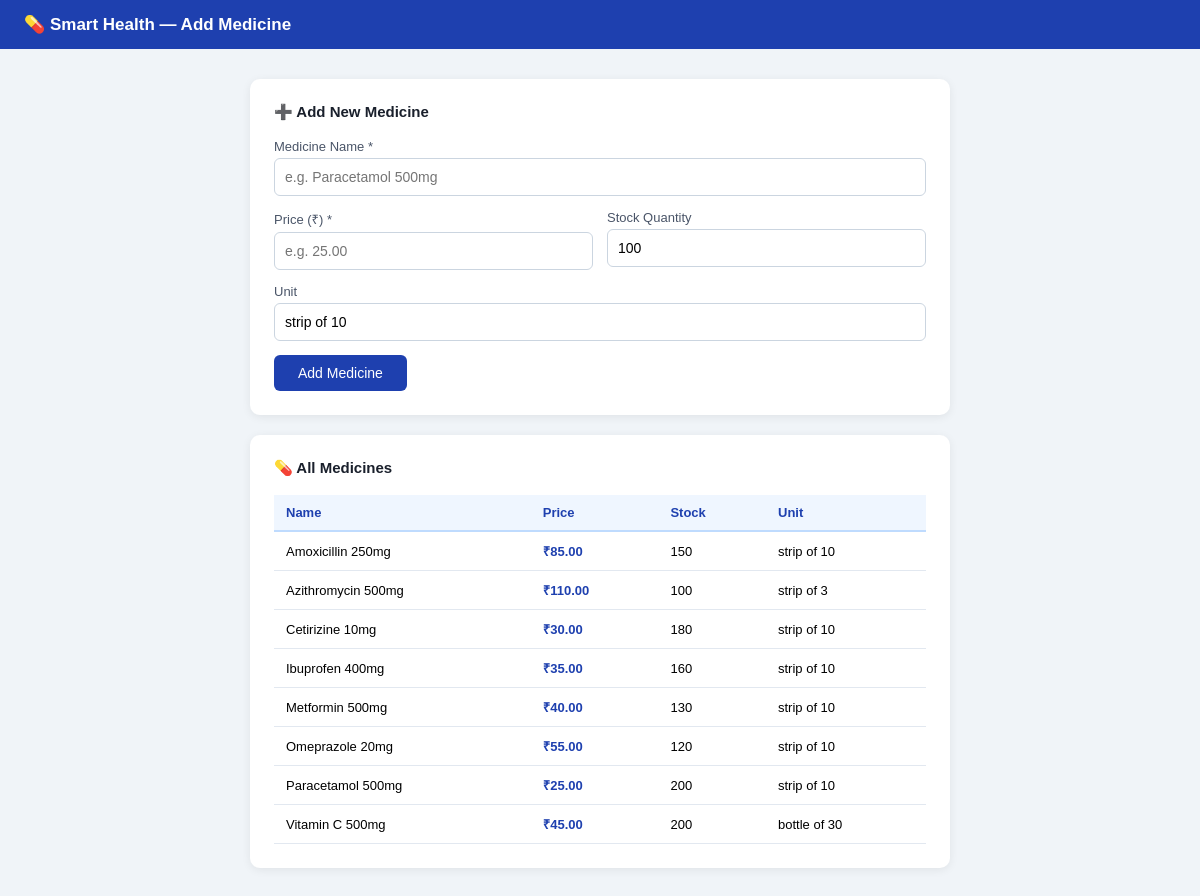
Screenshot of /admin/add_medicine.php with the database file from the repository.
### tables this page shows
CREATE TABLE `medicines` (
  `id` int(11) NOT NULL,
  `name` varchar(100) NOT NULL,
  `price` decimal(8,2) NOT NULL,
  `stock` int(11) DEFAULT 100,
  `unit` varchar(30) DEFAULT 'strip'
);

### admin/add_medicine.php (the view, shortened to what this page needs)
<?php
require_once "../config/db.php";
$meds = mysqli_query($conn, "SELECT * FROM medicines ORDER BY name");
?>
<!DOCTYPE html><html><head>
</head><body>
<div class="navbar">💊 Smart Health — Add Medicine</div>
<div class="content">
  <div class="card">
    <h2>➕ Add New Medicine</h2>
    <form method="POST">
      <label>Medicine Name *</label>
      <input type="text" name="name" placeholder="e.g. Paracetamol 500mg" required>
      <div class="row2">
        <div>
          <label>Price (₹) *</label>
          <input type="number" name="price" step="0.01" placeholder="e.g. 25.00" required>
        </div>
        <div>
          <label>Stock Quantity</label>
          <input type="number" name="stock" value="100">
        </div>
      </div>
      <label>Unit</label>
      <input type="text" name="unit" placeholder="e.g. strip of 10" value="strip of 10">
      <button type="submit">Add Medicine</button>
    </form>
  </div>
  <div class="card">
    <h2>💊 All Medicines</h2>
    <table>
      <tr><th>Name</th><th>Price</th><th>Stock</th><th>Unit</th></tr>
      <?php while($m=mysqli_fetch_assoc($meds)): ?>
      <tr>
        <td><?= $m['name'] ?></td>
        <td class="price">₹<?= number_format($m['price'],2) ?></td>
        <td><?= $m['stock'] ?></td>
        <td><?= $m['unit'] ?></td>
      </tr>
      <?php endwhile; ?>
    </table>
  </div>
</div></body></html>

### admin/add_medicine.php (style rules this page uses)
body { font-family:sans-serif;background:#f0f4f8;margin:0 }
.navbar { background:#1e40af;color:#fff;padding:14px 24px;font-size:17px;font-weight:600 }
.content { padding:30px;max-width:700px;margin:0 auto }
.card { background:#fff;padding:24px;border-radius:10px; box-shadow:0 2px 10px rgba(0,0,0,.07);margin-bottom:20px }
h2 { margin:0 0 18px;font-size:15px;color:#1a202c }
label { font-size:13px;color:#4a5568;display:block;margin-bottom:4px }
input,select { width:100%;padding:10px;margin-bottom:14px; border:1px solid #cbd5e0;border-radius:6px; box-sizing:border-box;font-size:14px }
.row2 { display:grid;grid-template-columns:1fr 1fr;gap:14px }
button { padding:10px 24px;background:#1e40af;color:#fff; border:none;border-radius:6px;font-size:14px;cursor:pointer }
table { width:100%;border-collapse:collapse;font-size:13px }
th { background:#eff6ff;padding:10px 12px;text-align:left; color:#1e40af;font-weight:600;border-bottom:2px solid #bfdbfe }
td { padding:10px 12px;border-bottom:1px solid #e2e8f0 }
.price { font-weight:600;color:#1e40af }

### rows the page displays
medicines: name "Amoxicillin 250mg", price "85.00", stock "150", unit "strip of 10"
medicines: name "Azithromycin 500mg", price "110.00", stock "100", unit "strip of 3"
medicines: name "Cetirizine 10mg", price "30.00", stock "180", unit "strip of 10"
medicines: name "Ibuprofen 400mg", price "35.00", stock "160", unit "strip of 10"
medicines: name "Metformin 500mg", price "40.00", stock "130", unit "strip of 10"
medicines: name "Omeprazole 20mg", price "55.00", stock "120", unit "strip of 10"
medicines: name "Paracetamol 500mg", price "25.00", stock "200", unit "strip of 10"
medicines: name "Vitamin C 500mg", price "45.00", stock "200", unit "bottle of 30"
